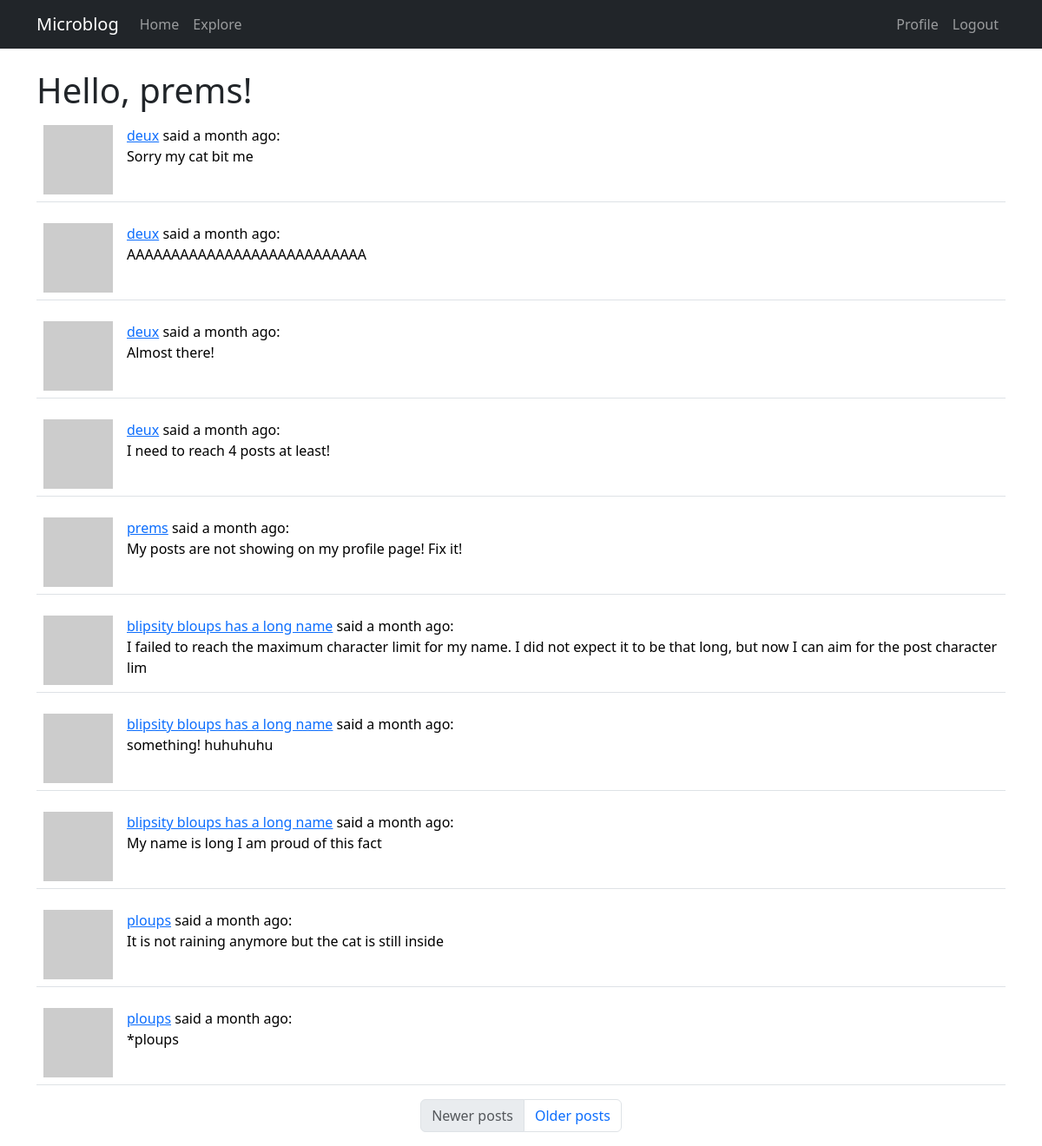
The page /explore (signed in) on the database as committed earlier.
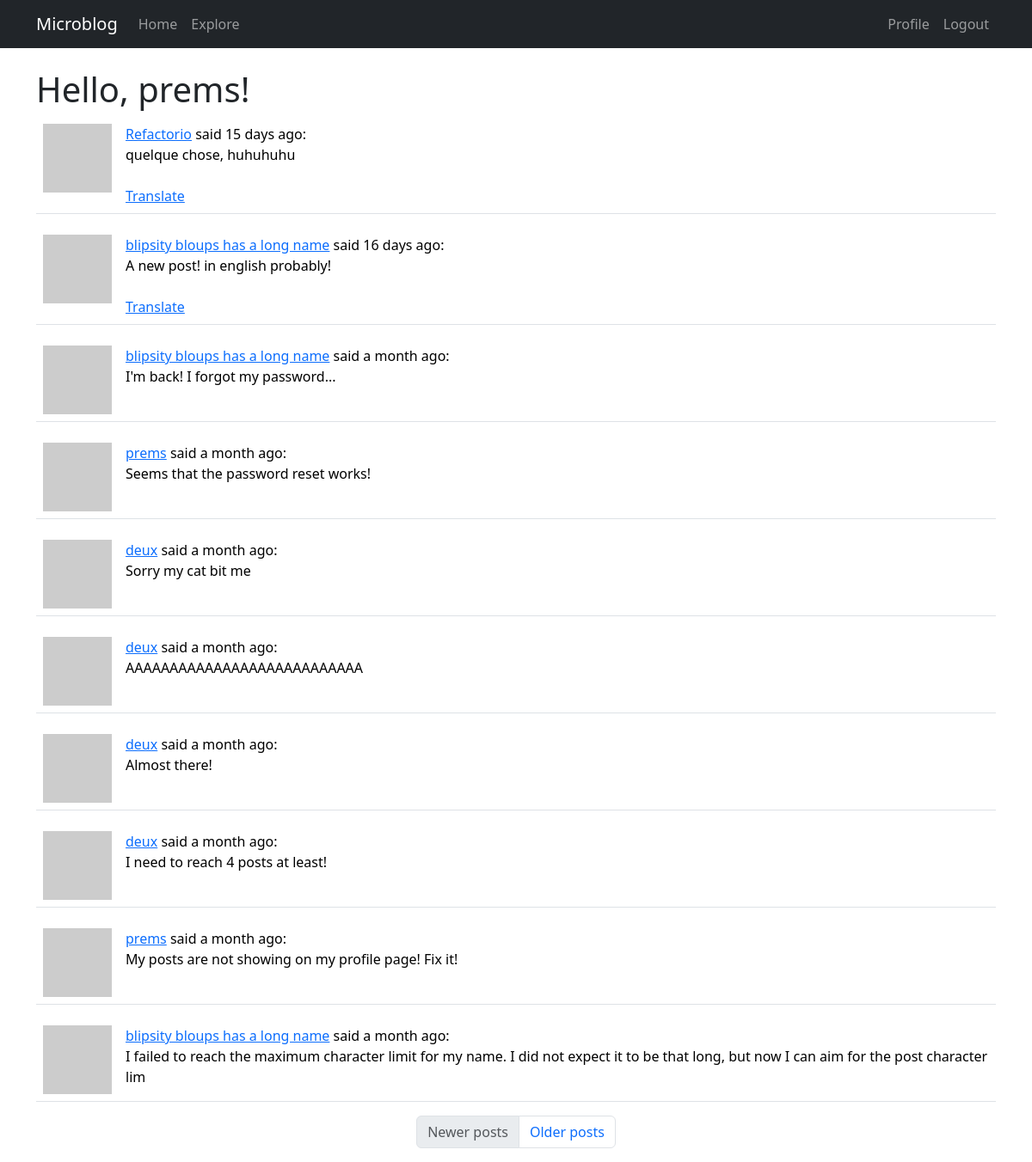
The same page on the database as committed later.
### app/models.py (models this page shows, shortened)
class Post(db.Model):
    id: so.Mapped[int] = so.mapped_column(primary_key=True)
    body: so.Mapped[str] = so.mapped_column(sa.String(140))
    timestamp: so.Mapped[datetime] = so.mapped_column(
        index=True, default=lambda: datetime.now(timezone.utc)
    )
    user_id: so.Mapped[int] = so.mapped_column(sa.ForeignKey(User.id), index=True)
    author: so.Mapped[User] = so.relationship(back_populates="posts")
    language: so.Mapped[Optional[str]] = so.mapped_column(sa.String(5))

class User(UserMixin, db.Model):
    id: so.Mapped[int] = so.mapped_column(primary_key=True)
    username: so.Mapped[str] = so.mapped_column(sa.String(64), index=True, unique=True)
    email: so.Mapped[str] = so.mapped_column(sa.String(120), index=True, unique=True)
    password_hash: so.Mapped[Optional[str]] = so.mapped_column(sa.String(256))
    posts: so.WriteOnlyMapped["Post"] = so.relationship(back_populates="author")
    about_me: so.Mapped[Optional[str]] = so.mapped_column(sa.String(140))
    last_seen: so.Mapped[Optional[datetime]] = so.mapped_column(
        default=lambda: datetime.now(timezone.utc)
    )
    following: so.WriteOnlyMapped["User"] = so.relationship(
        secondary=followers,
        primaryjoin=(followers.c.follower_id == id),
        secondaryjoin=(followers.c.followed_id == id),
        back_populates="followers",
    )
    followers: so.WriteOnlyMapped["User"] = so.relationship(
        secondary=followers,
        primaryjoin=(followers.c.followed_id == id),
        secondaryjoin=(followers.c.follower_id == id),
        back_populates="following",
    )
    def avatar(self, size):
        digest = md5(self.email.lower().encode("utf-8")).hexdigest()
        return f"https://www.gravatar.com/avatar/{digest}?d=identicon&s={size}"

### app/main/routes.py (the view)
@bp.route("/explore")
@login_required
def explore():
    page = request.args.get("page", 1, int)
    query = sa.select(Post).order_by(Post.timestamp.desc())
    posts = db.paginate(
        query, page=page, per_page=current_app.config["POSTS_PER_PAGE"], error_out=False
    )
    prev_url = url_for("main.explore", page=posts.prev_num) if posts.has_prev else None
    next_url = url_for("main.explore", page=posts.next_num) if posts.has_next else None
    return render_template(
        "index.html",
        title=_("Explore"),
        posts=posts,
        prev_url=prev_url,
        next_url=next_url,
    )

### app/__init__.py (called while the page is built)
def get_locale():
    return request.accept_languages.best_match(current_app.config["LANGUAGES"])

### app/main/routes.py (called while the page is built)
@bp.before_app_request
def before_request():
    if current_user.is_authenticated:
        current_user.last_seen = datetime.now(timezone.utc)
        db.session.commit()
    g.locale = get_locale()

### app/models.py (called while the page is built)
@login.user_loader
def load_user(id):
    return db.session.get(User, int(id))

### app/templates/index.html (shortened to what this page needs)
{% extends 'base.html' %}
{% import "bootstrap_wtf.html" as wtf %}
{% block content %}
<h1>{{_("Hello")}}, {{ current_user.username }}!</h1>
{% for post in posts %}
{% include '_post.html' %}
{% endfor %}
<nav aria-label="Post navigation">
  <ul class="pagination justify-content-center">
    <li class="page-item {% if not prev_url %} disabled{% endif %}">
      <a class="page-link" href="{{ prev_url }}">{{_("Newer posts")}}</a>
    </li>
    <li class=" page-item {% if not next_url %} disabled{% endif %}">
        <a class="page-link" href="{{ next_url }}">{{_("Older posts")}}</a>
    </li>
  </ul>
</nav>
{% endblock %}

### app/templates/_post.html
<table class="table table-hover">
    <tr valign="top">
        <td width="70px">
            <a href="{{ url_for('main.user', username=post.author.username) }}">
                <img src="{{ post.author.avatar(36) }}"></a>
        </td>
        <td>
            <a href="{{ url_for('main.user', username=post.author.username) }}">
                {{ post.author.username }}</a>
            {{_("said")}} {{ moment(post.timestamp).fromNow() }}:
            <br>
            <span id="post{{ post.id }}">{{ post.body }}</span>
            {% if post.language and post.language != g.locale %}
            <br><br>
            <span id="translation{{ post.id }}"> <a href="javascript:translate('post{{post.id}}',
                    'translation{{post.id}}',
                    '{{post.language}}',
                    '{{g.locale}}')">{{_("Translate")}}</a>
            </span>
            {% endif %}
        </td>
    </tr>
</table>

Rows that differ between the two databases and show on the page:
no longer on this page (row unchanged): Post: author.username "blipsity bloups has a long name", timestamp "a month ago", body "something! huhuhuhu"
no longer on this page (row unchanged): Post: author.username "blipsity bloups has a long name", timestamp "a month ago", body "My name is long I am proud of this fact"
no longer on this page (row unchanged): Post: author.username "ploups", timestamp "a month ago", body "It is not raining anymore but the cat is still inside"
no longer on this page (row unchanged): Post: author.username "ploups", timestamp "a month ago", body "*ploups"
added Post: author.username "Refactorio", timestamp "15 days ago", body "quelque chose, huhuhuhu"
added Post: author.username "blipsity bloups has a long name", timestamp "16 days ago", body "A new post! in english probably!"
added Post: author.username "blipsity bloups has a long name", timestamp "a month ago", body "I'm back! I forgot my password..."
added Post: author.username "prems", timestamp "a month ago", body "Seems that the password reset works!"
